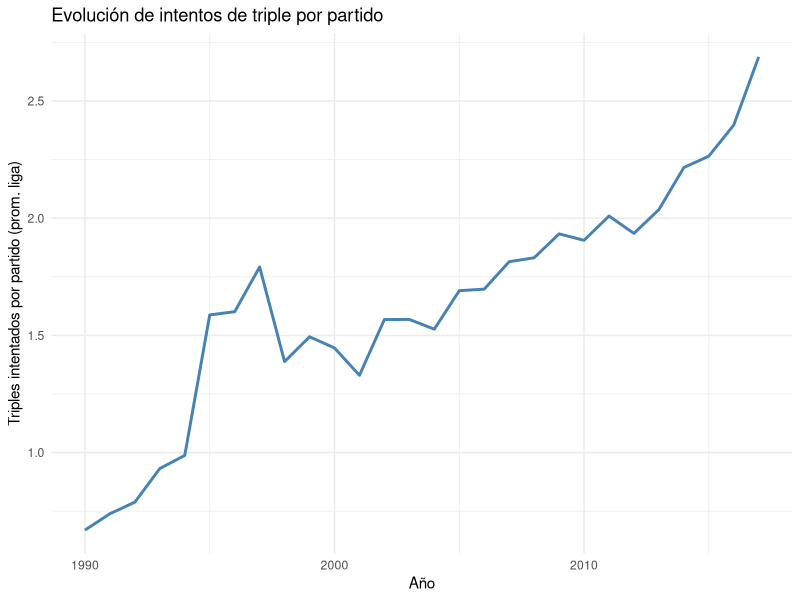
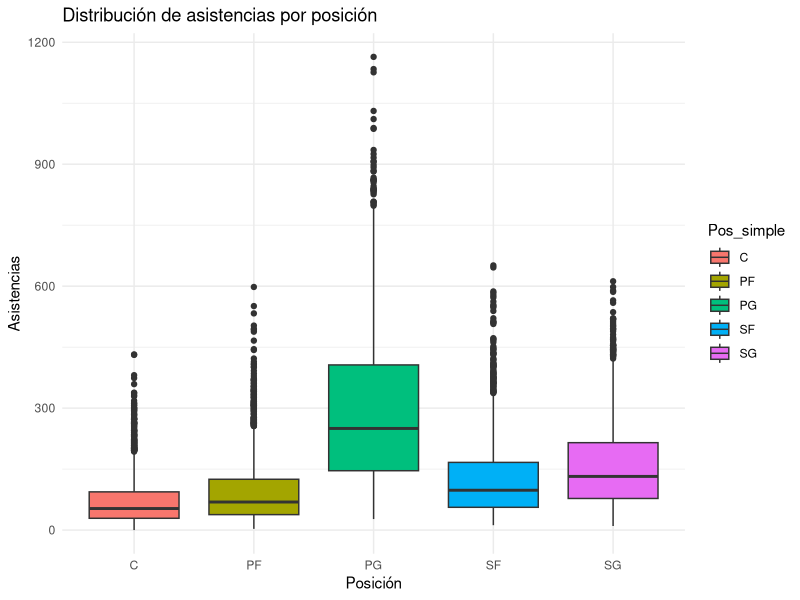

Here is the R script that generated these plots, in order: (Note: this script raises an error after producing the figures.)
## ---- chunk 1
library(ggplot2)
library(dplyr)
library(tidyverse)
df <- read_csv("nba_stats.csv")
## ---- chunk 2
df_filtrado1 <- df %>% filter(MP >= 500) %>% mutate(X3PA_pg = X3PA / G)

evolucion_triple <- df_filtrado1 %>%
  group_by(Year) %>%
  summarise(prom_3PA = mean(X3PA_pg))

evolucion_triple |> ggplot(aes(x = Year, y = prom_3PA)) +
  geom_line(color = "steelblue", linewidth = 1) +
  labs(title = "Evolución de intentos de triple por partido",
       x = "Año", y = "Triples intentados por partido (prom. liga)") +
  theme_minimal()
## ---- chunk 3
df_filtrado2 <- df_filtrado1 %>% mutate(Pos_simple = str_split(Pos, "-", simplify = TRUE)[,1])

df_filtrado2 |>  ggplot(aes(x = Pos_simple, y = AST, fill = Pos_simple)) +
  geom_boxplot() +
  labs(title = "Distribución de asistencias por posición", x = "Posición", y = "Asistencias") +
  theme_minimal()
## ---- chunk 4
curva_edad <- df_filtrado %>% group_by(Age) %>% filter(n() >= 30) %>%
  summarise(PER_prom = mean(PER, na.rm = TRUE))

ggplot(curva_edad, aes(x = Age, y = PER_prom)) +
  geom_line(color = "darkorange") + geom_point() +
  labs(title = "Rendimiento (PER) según edad", x = "Edad", y = "PER promedio") +
  theme_minimal()
## ---- chunk 5
df_filtrado <- df_filtrado %>% mutate(PTS_pg = PTS / G)

ggplot(df_filtrado, aes(x = PTS_pg, y = TS.)) +
  geom_point(alpha = 0.2, color = "steelblue") +
  geom_smooth(method = "lm", color = "firebrick") +
  labs(title = "Volumen de anotación vs eficiencia de tiro",
       x = "Puntos por partido", y = "TS% (verdadero % de tiro)") +
  theme_minimal()
